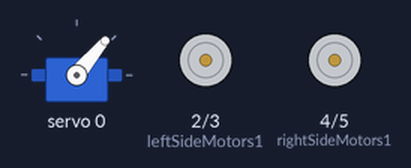
Recording of a sketch running on a simulated Arduino Uno, built with avr-gcc and run on an emulated ATmega328P. On the bench: servo, motor-driver pin pairs drawn as motors (green arrow = first pin HIGH = forward, orange = second pin HIGH = backward, longer = more drive, scaled by the enable pin).

Above: at 0.05 s.
At 1.25 s:
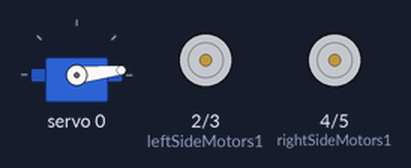
At 2.5 s:
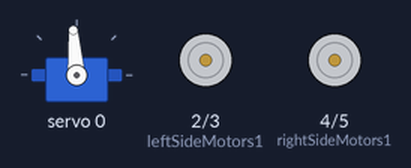
At 3.75 s:
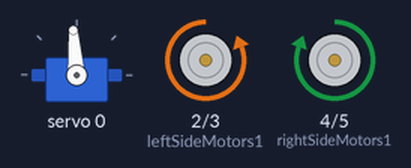
At 5.0 s:
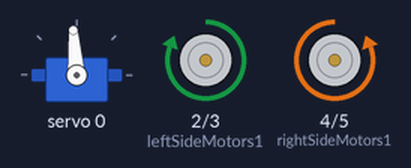
Timing chart, 0 to 7.8 s (numbered marks = the images above):
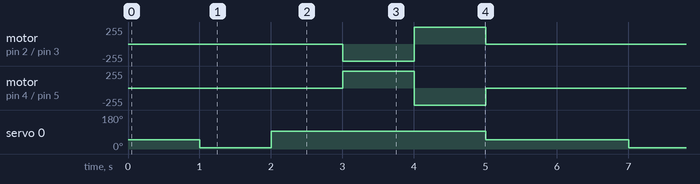

Measured:
- by itself, servo 0: repeats every 6.0 s: 94° 3.0 s, 50° 2.0 s, 6° 1.0 s
- by itself, motor on pin 2 (leftSideMotors1) / pin 3 (leftSideMotors2): repeats every 6.0 s: forward 255/255 1.0 s, stopped 4.0 s, backward 255/255 1.0 s
- by itself, motor on pin 4 (rightSideMotors1) / pin 5 (rightSideMotors2): repeats every 6.0 s: backward 255/255 1.0 s, stopped 4.0 s, forward 255/255 1.0 s

The sketch:

sketch_jan15a.ino
```cpp
#include <Wire.h>
#include <Adafruit_PWMServoDriver.h>
Adafruit_PWMServoDriver pwm = Adafruit_PWMServoDriver();
#define SERVOMIN  125 // this is the 'minimum' pulse length count (out of 4096)
#define SERVOMAX  575 // this is the 'maximum' pulse length count (out of 4096)
int servoInt = 0; //initialize int to send to servo
//String receivedData=""; //initialize empty string to receive data from serial via BT
// our servo # counter
uint8_t servonum = 0;


int leftSideMotors1 = 2;
int leftSideMotors2 = 3;
int rightSideMotors1 = 4;
int rightSideMotors2 = 5;
int motorSpeedControlLeft = 9;
int motorSpeedControlRight = 10;
char appCommand;

void carBackward(){ //makes all 4 wheels go backwards at max speed
  //Controlling speed (0 = off and 255 = max speed):
  analogWrite(motorSpeedControlLeft, 255); //ENA pin
  analogWrite(motorSpeedControlRight, 255); //ENB pin
  //turning on motors
  digitalWrite(leftSideMotors1, HIGH);
  digitalWrite(leftSideMotors2, LOW);
  digitalWrite(rightSideMotors1, LOW);
  digitalWrite(rightSideMotors2, HIGH);
}

void carForward(){ //makes all 4 wheels go forwards at max speed
  //Controlling speed (0 = off and 255 = max speed):
  analogWrite(motorSpeedControlLeft, 255); //ENA pin
  analogWrite(motorSpeedControlRight, 255); //ENB pin
  //turning on motors
  digitalWrite(leftSideMotors1, LOW);
  digitalWrite(leftSideMotors2, HIGH);
  digitalWrite(rightSideMotors1, HIGH);
  digitalWrite(rightSideMotors2, LOW);
}

void carLeft(){
  pwm.setPWM(0, 0, 372 );
}

void carRight(){
  pwm.setPWM(0, 0, 148 );
}

void carStraight(){
  pwm.setPWM(0, 0, 260 );
}

void carStop(){ //turns off all motors
  digitalWrite(rightSideMotors1, LOW);
  digitalWrite(rightSideMotors2, LOW);
  digitalWrite(leftSideMotors1, LOW);
  digitalWrite(leftSideMotors2, LOW);
  pwm.setPWM(0, 0, 260 );
}

void setup() {
  //myservo.attach(9);  // attaches the servo on pin 9 to the servo object
  Serial.begin(9600); // Serial communication with Serial Monitor
  pwm.begin();
  pwm.setPWMFreq(60);  // Analog servos run at ~60 Hz updates
  //yield();
  pinMode(leftSideMotors1, OUTPUT);
  pinMode(leftSideMotors2, OUTPUT);
  pinMode(rightSideMotors1, OUTPUT);
  pinMode(rightSideMotors2, OUTPUT);
  pinMode(motorSpeedControlLeft, OUTPUT);
  pinMode(motorSpeedControlRight, OUTPUT);
}

void loop() {
  carStraight();
  delay(1000);
  carRight();
  delay(1000);
  carLeft();
  delay(1000);
  carForward();
  delay(1000);
  carBackward();
  delay(1000);
  carStop();
  delay(1000);
}
```
